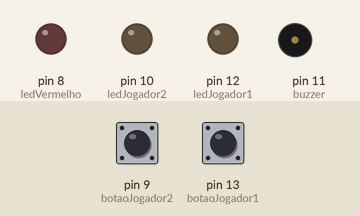
Recording of a sketch running on a simulated Arduino Uno, built with avr-gcc and run on an emulated ATmega328P. Shown: output pins drawn as LEDs (lit = HIGH), buzzer (waves = sounding). The inputs (shaded band) are chosen by the test bench; at power-on: pin 9 (botaoJogador2) LOW, pin 13 (botaoJogador1) LOW.

Above: at 1.2 s.
1.3 s: pin 9 (botaoJogador2) pulled HIGH for 0.15 s
At 2.0 s:
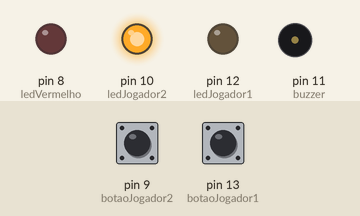
At 3.6 s:
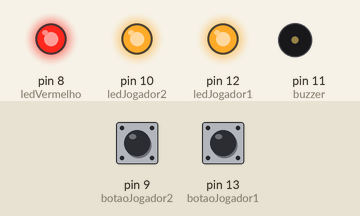
4.3 s: pin 13 (botaoJogador1) pulled HIGH for 3.2 s
At 8.2 s:
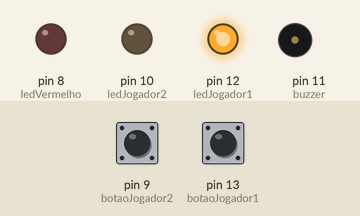
Timing chart, 0 to 14.1 s (numbered marks = the images above; inputs shaded):
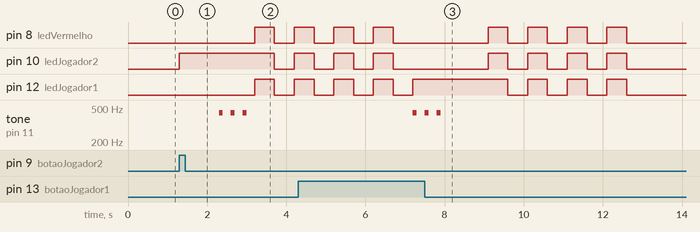

The sketch:

O_JOGO_PASSAR_OU_REPASSA_COM_LEDS_BUZZERS_BOTOES_ARDUINO_UNO.INO
```cpp
// Código do passa ou repassa sem comentado:


#define botaoJogador1 13
#define ledJogador1 12
#define botaoJogador2 9
#define ledJogador2 10
#define ledVermelho  8
#define buzzer 11

void setup(){
  pinMode (botaoJogador1, INPUT);
  pinMode (botaoJogador2, INPUT);
  pinMode (ledJogador1, OUTPUT);
  pinMode (ledJogador2, OUTPUT);
  pinMode (ledVermelho, OUTPUT);
  pinMode (buzzer, OUTPUT);
}

void loop(){
  if (digitalRead (botaoJogador1)== HIGH){
    digitalWrite(ledJogador1, HIGH);
    efeitoSonoro();
    delay(1000);
    piscaLed();
  }
  else if (digitalRead (botaoJogador2)== HIGH){
    digitalWrite(ledJogador2, HIGH);
    delay(1000);
    efeitoSonoro();
    piscaLed();
  }
}

void efeitoSonoro(){
  for (int i = 0; i<3; i++){
    tone (buzzer,440);
    delay(100);
    noTone (buzzer);
    delay(200);
  }
  }

  void piscaLed(){
    for (int i = 0; i<4; i++){
      digitalWrite (ledJogador1, HIGH);
      digitalWrite (ledJogador2, HIGH);
      digitalWrite (ledVermelho, HIGH);
      delay (500);
      digitalWrite (ledJogador1, LOW);
      digitalWrite (ledJogador2, LOW);
      digitalWrite (ledVermelho, LOW);
      delay(500);
    }
}
```

Measured:
- after the input at 1.3 s, pin 8 (ledVermelho), pin 12 (ledJogador1): LOW → HIGH after 1.9 s, → LOW 0.50 s later, → HIGH 0.50 s later; pin 10 (ledJogador2): LOW → HIGH at once, → LOW 2.4 s later, → HIGH 0.50 s later; tone on pin 11 (buzzer): alternates 440 Hz for 0.10 s and silent for 0.20 s, 6 changes in all, then stays silent, starting after 1.0 s
- after the input at 4.3 s, tone on pin 11 (buzzer): alternates 440 Hz for 0.10 s and silent for 0.20 s, 6 changes in all, then stays silent, starting after 2.9 s
